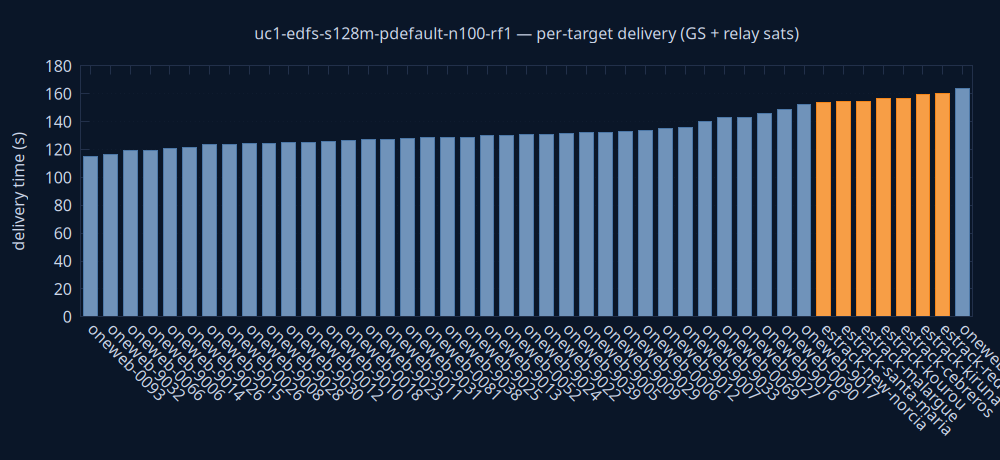

Here is the gnuplot script that generated this plot:
set terminal pngcairo size 1000,460 background rgb '#0a1628'
set output 'delivery.png'
set style fill solid 0.8
set boxwidth 0.7 relative
set border lc rgb '#22304a'
set grid ytics lc rgb '#22304a'
set yrange [0:*]
set ylabel 'delivery time (s)' textcolor rgb '#cdd7ea'
set xtics rotate by -45 textcolor rgb '#cdd7ea'
set ytics textcolor rgb '#cdd7ea'
set title 'uc1-edfs-s128m-pdefault-n100-rf1 — per-target delivery (GS + relay sats)' textcolor rgb '#cdd7ea'
plot 'delivery.dat' using 0:2:3:xtic(1) with boxes lc rgb variable notitle
